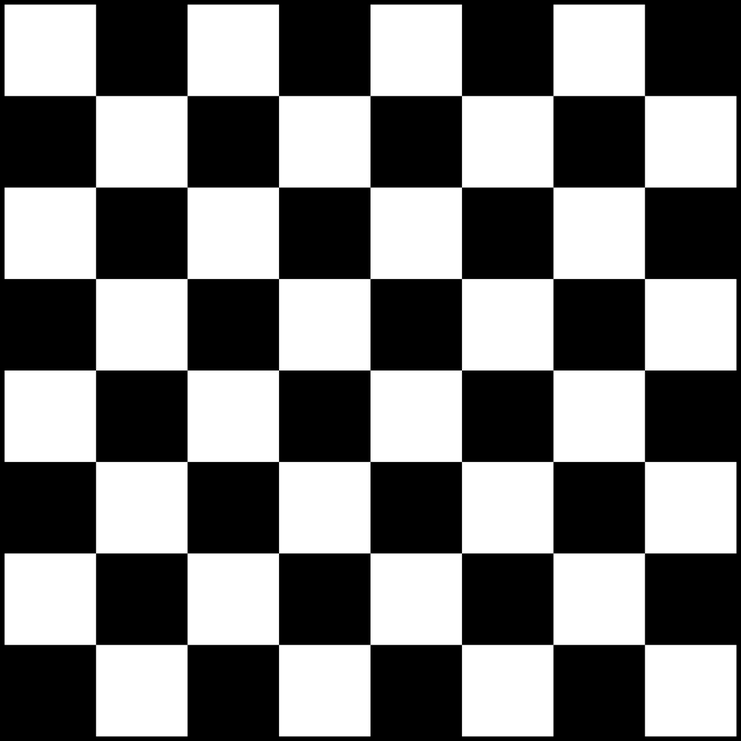
#> input picture 2/1/CheckerBoard.png, 741 x 741 px, shrunk from 1200 x 1200 before the run
$ jupyter execute 1.3.ipynb
#> lines starting #> are read from the running program, lines starting #| are printed output that depends on the picture
# تمرین ۱ .تصاویر پایه DFT
## بخش پ

### Import Liberaries

[cell 1]
import cv2
import numpy as np
from matplotlib import pyplot as plt

### Read Images and Calculate fft

[cell 2]
checker_board = cv2.imread('CheckerBoard.png', cv2.IMREAD_GRAYSCALE)
#> checker_board is the input picture: shape (741, 741); min 0, max 255, mean 124.4
checker_board_freq = np.fft.fft2(checker_board)
vertical = cv2.imread('Vertical.png', cv2.IMREAD_GRAYSCALE)
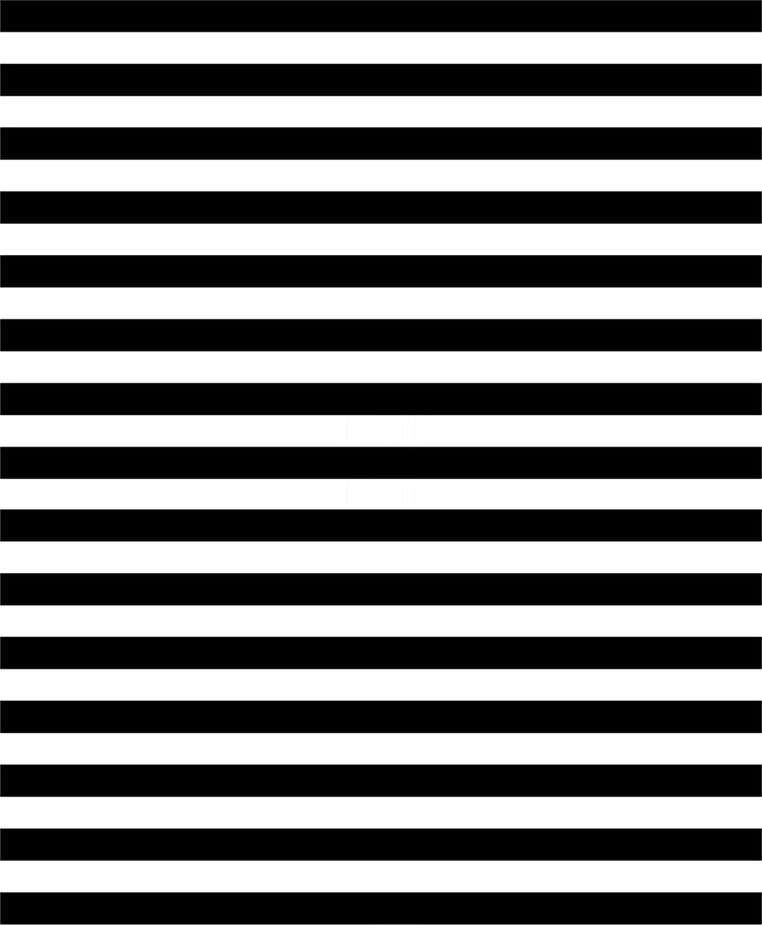
#> input picture 2/1/Vertical.png, 762 x 926 px, shrunk from 1234 x 1500 before the run
#> vertical is the input picture: shape (926, 762); min 0, max 255, mean 122.1
vertical_freq = np.fft.fft2(vertical)

v_min = -1000
v_max = 1000

### Show Vertical Image
:| يه نکته تو پرانتز بگم، اقا ورتیکال یعنی عمودی ولی این عکسه خط هاش افقیه

[cell 3]
plt.imshow(vertical, cmap='gray')
plt.title('Original Vertical')
plt.show()
plt.imshow(vertical_freq.real, vmin=v_min, vmax=v_max, cmap='gray')
plt.title('Real')
plt.show()
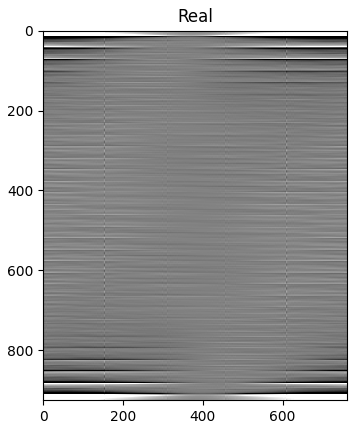
#> figure drawn by matplotlib, 1 panel
plt.imshow(vertical_freq.imag, vmin=v_min, vmax=v_max, cmap='gray')
plt.title('Imaginary')
plt.show()
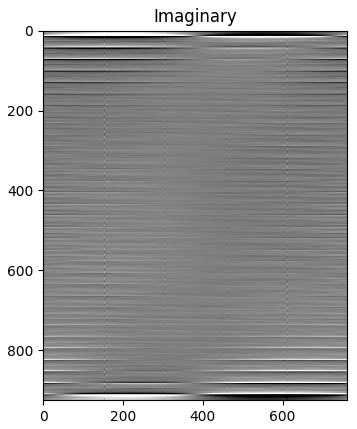
#> figure drawn by matplotlib, 1 panel
plt.imshow(np.absolute(vertical_freq), vmin=v_min, vmax=v_max, cmap='gray')
plt.title('Absolute')
plt.show()
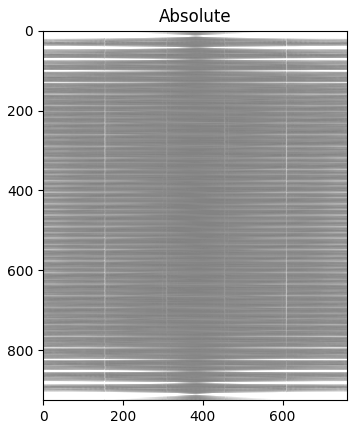
#> figure drawn by matplotlib, 1 panel
plt.imshow(np.angle(vertical_freq), vmin=-np.pi, vmax=np.pi, cmap='gray')
plt.title('Angle')
plt.show()
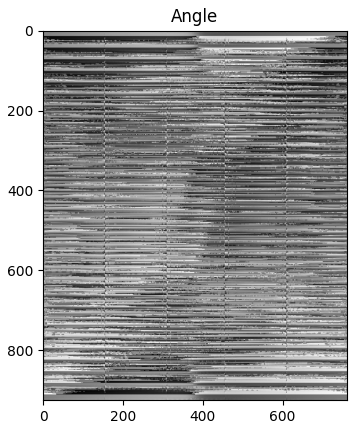
#> figure drawn by matplotlib, 1 panel

### Show CheckerBoard Image

[cell 4]
plt.imshow(checker_board, cmap='gray')
plt.title('Original CheckerBoard')
plt.show()
plt.imshow(checker_board_freq.real, vmin=v_min, vmax=v_max, cmap='gray')
plt.title('Real')
plt.show()
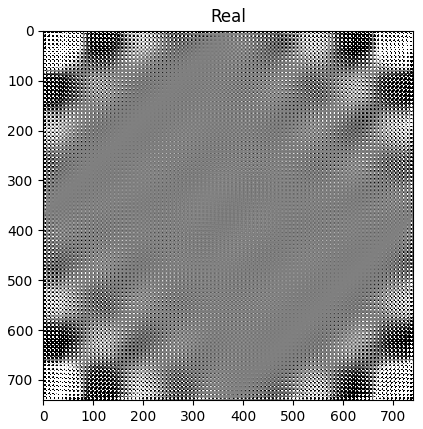
#> figure drawn by matplotlib, 1 panel
plt.imshow(checker_board_freq.imag, vmin=v_min, vmax=v_max, cmap='gray')
plt.title('Imaginary')
plt.show()
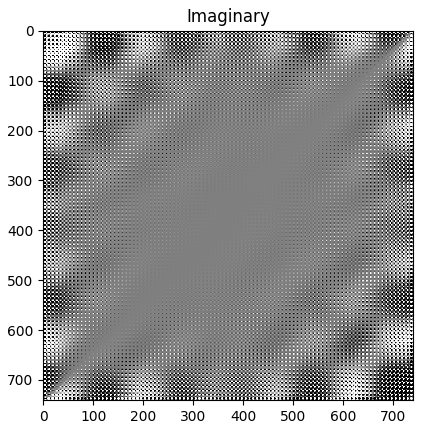
#> figure drawn by matplotlib, 1 panel
plt.imshow(np.absolute(checker_board_freq), vmin=v_min, vmax=v_max, cmap='gray')
plt.title('Absolute')
plt.show()
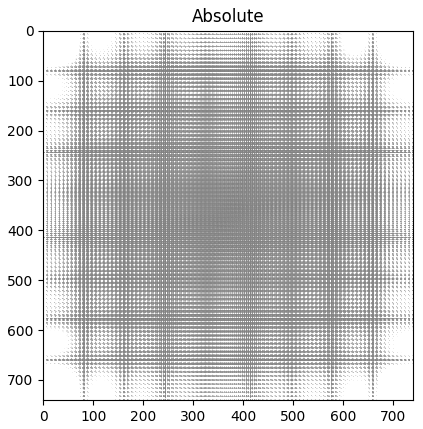
#> figure drawn by matplotlib, 1 panel
plt.imshow(np.angle(checker_board_freq), vmin=-np.pi, vmax=np.pi, cmap='gray')
plt.title('Angle')
plt.show()
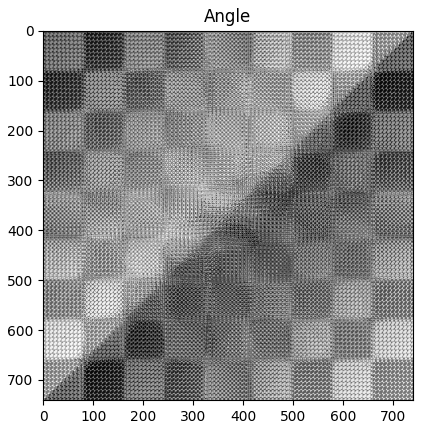
#> figure drawn by matplotlib, 1 panel
